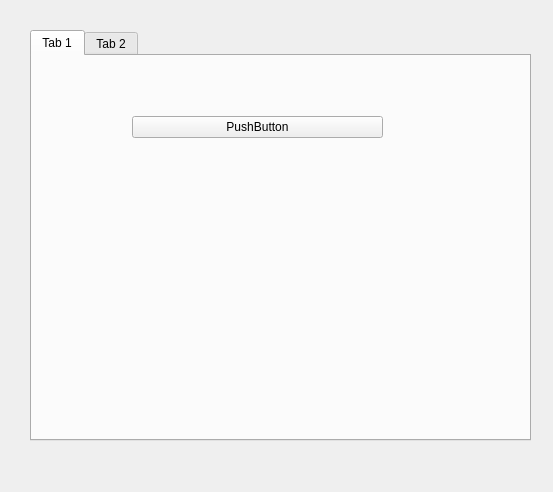
<?xml version="1.0" encoding="UTF-8"?>
<ui version="4.0">
 <class>signals</class>
 <widget class="QWidget" name="signals">
  <property name="geometry">
   <rect>
    <x>0</x>
    <y>0</y>
    <width>553</width>
    <height>492</height>
   </rect>
  </property>
  <property name="windowTitle">
   <string>Widget</string>
  </property>
  <widget class="QTabWidget" name="tabWidget">
   <property name="geometry">
    <rect>
     <x>30</x>
     <y>30</y>
     <width>501</width>
     <height>411</height>
    </rect>
   </property>
   <widget class="QWidget" name="tab">
    <attribute name="title">
     <string>Tab 1</string>
    </attribute>
    <widget class="QPushButton" name="btn_tabul">
     <property name="geometry">
      <rect>
       <x>100</x>
       <y>60</y>
       <width>251</width>
       <height>22</height>
      </rect>
     </property>
     <property name="text">
      <string>PushButton</string>
     </property>
    </widget>
    <widget class="QLabel" name="lbl_texto">
     <property name="geometry">
      <rect>
       <x>110</x>
       <y>140</y>
       <width>211</width>
       <height>31</height>
      </rect>
     </property>
     <property name="text">
      <string/>
     </property>
    </widget>
   </widget>
   <widget class="QWidget" name="tab_2">
    <attribute name="title">
     <string>Tab 2</string>
    </attribute>
   </widget>
  </widget>
 </widget>
 <resources/>
 <connections/>
</ui>
